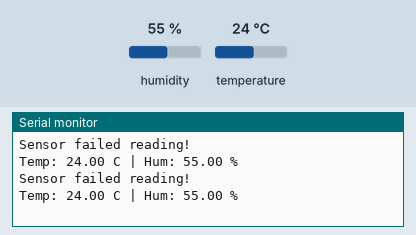
This sketch was run on a simulated Arduino Uno, built with avr-gcc and run on an emulated ATmega328P. Shown: the last lines printed to the serial monitor. The inputs (shaded band) are chosen by the test bench; at power-on: humidity 55 %, temperature 24 °C.

Above: at 8.8 s.
8.9 s: humidity set to 22 %
At 10.9 s:
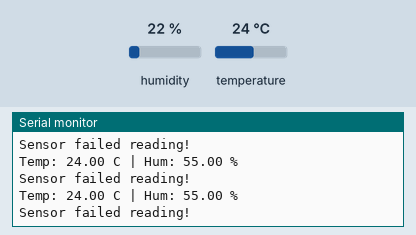
14.9 s: temperature set to 12 °C
At 16.8 s:
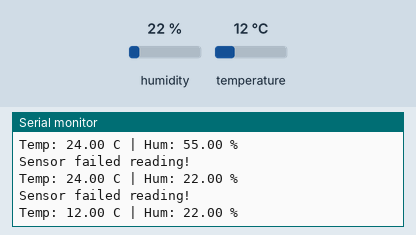
20.9 s: humidity set to 40 %
At 22.7 s:
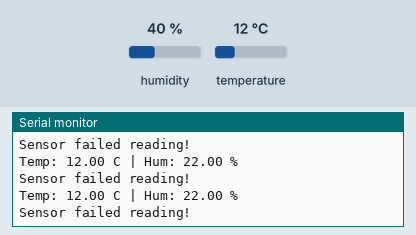
Timing chart, 0 to 24.2 s (numbered marks = the images above; inputs shaded):
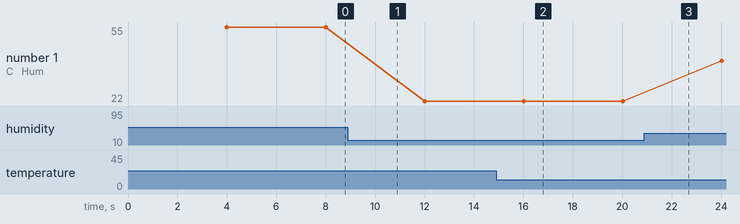

Measured:
- after the input at 14.9 s, the serial monitor: prints a new line after 1.1 s (image 2)
- plotted number 1: 55 → 22 after the input at 8.9 s, 22 → 40 after the input at 20.9 s

The sketch:

simpletemp.ino
```cpp
#include <dht_nonblocking.h>

#define DHT_SENSOR_TYPE DHT_TYPE_11
#define DHT_SENSOR_PIN 4

DHT_nonblocking dht_sensor(DHT_SENSOR_PIN, DHT_SENSOR_TYPE);

float temperature;
float humidity;

unsigned long lastMeasurement = 0;

void setup() {
  Serial.begin(9600);
}

void loop() {

  if (millis() - lastMeasurement > 2000) {

    if (dht_sensor.measure(&temperature, &humidity)) {

      Serial.print("Temp: ");
      Serial.print(temperature);
      Serial.print(" C | Hum: ");
      Serial.print(humidity);
      Serial.println(" %");

    } else {
      Serial.println("Sensor failed reading!");
    }

    lastMeasurement = millis();
  }
}
```
